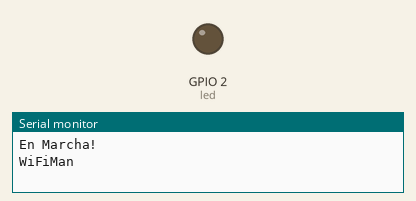
This sketch was run on a simulated ESP8266 (NodeMCU). Parts: output pins drawn as LEDs (lit = HIGH), the last lines printed to the serial monitor. WiFi joins after 1.5 s; servers stay silent unless stated; network time is answered at once with the bench clock; the local clock reads 2024-03-15 10:24:30 at power-on unless the sketch sets it.

Above: at 3.1 s.
At 4.6 s:
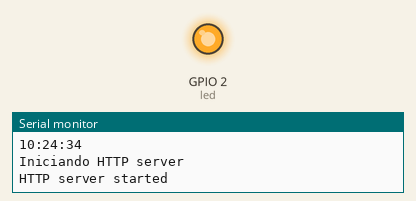
Timing chart, 0 to 6.1 s (numbered marks = the images above):
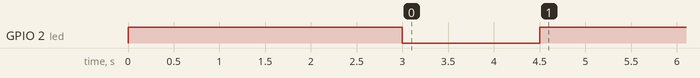

The sketch:

salomon.ino
```cpp
/*  ------------------------------
 *  Sistema de monitoreo de Luxis.
 *  ------------------------------
 *  Monitoreo remoto de inversores PIP
 */


// WiFi
#include <ESP8266WiFi.h>

// NTP
#include <NTPClient.h>
#include <WiFiUdp.h>

// RTC
#include <RTClib.h>

// WiFi Manager
#include <WiFiManager.h>

// Web Server
#include <WiFiClient.h>
//#include <ESP8266WiFiMulti.h>
//#include <ESP8266mDNS.h>
#include <ESP8266WebServer.h>   // Include the WebServer library


#define NTP_SERVER "time1.google.com"
#define GMT_TIME_ZONE -3


WiFiUDP ntpUDP;
NTPClient timeClient(ntpUDP, NTP_SERVER, GMT_TIME_ZONE * 3600 , 60000);

RTC_DS1307 rtc;
char daysOfTheWeek[7][4] = {"DOM", "LUN", "MAR", "MIE", "JUE", "VIE", "SAB"};

WiFiManager wifiManager;

ESP8266WebServer server(80);

const int led = 2;

//---- Sincronizo el RTC con el NTP ----//
long syncTime() {

  Serial.println( "Sync" );
  timeClient.begin();
  timeClient.update();

  long t = timeClient.getEpochTime();
  Serial.println(t);
  Serial.println(timeClient.getFormattedTime());
//  rtc.adjust(DateTime(t));
  return (t);
}


void setup() {
  pinMode(led, OUTPUT);
  digitalWrite(led,LOW);

  WiFi.mode(WIFI_STA); // explicitly set mode, esp defaults to STA+AP

  digitalWrite(led,HIGH);
  Serial.begin(115200);
//  Serial.setDebugOutput(true);
  delay(3000);
  Serial.println("\nEn Marcha!");
  digitalWrite(led,LOW);


  Serial.println("WiFiMan");
// Inicio WifiManager
  bool res;
  res = wifiManager.autoConnect("Salomon", "ReySalomon");

  if(!res) {
    Serial.println("Failed to connect");
    ESP.restart();
    while (1) delay(50);
  }

  digitalWrite(led,HIGH);
  Serial.println("Conectado a WiFi");


  Serial.println("Sincronizando Time");
  syncTime();


//  Serial.println("Iniciando nDNS como salomon.local");
//  if (MDNS.begin("salomon")) {              // Start the mDNS responder for esp8266.local
//    Serial.println("mDNS responder started");
//  } else {
//    Serial.println("Error setting up MDNS responder!");
//  }


  digitalWrite(led,LOW);
  Serial.println("Iniciando HTTP server");
  server.on("/", handleRoot);               // Call the 'handleRoot' function when a client requests URI "/"
  server.on("/led", handleLed);
  server.onNotFound(handleNotFound);        // When a client requests an unknown URI (i.e. something other than "/"), call function "handleNotFound"
  server.begin();                           // Actually start the server
  Serial.println("HTTP server started");

//// Inicio RTC
//  Serial.println( "Iniciando RTC" );
//  if (! rtc.begin()) {
//    Serial.println("Couldn't find RTC");
//    Serial.flush();
//    while (1) delay(10);
//  }
  digitalWrite(led,HIGH);

}

void loop() {
  server.handleClient();                    // Listen for HTTP requests from clients
}


void handleRoot() {
  long t = syncTime();
  char buf[10];
  String page;

  sprintf(buf, "%lu", t);
  page = "<h1>Salomon</h1><h2>Solar Monitor</h2><br><p>{t}</p><br><form action=\"/led\" method=\"POST\"><input type=\"submit\" value=\"Toggle LED\"></form>";
  page.replace("{t}", buf);

  server.send(200, "text/html", page);

 }


void handleLed() {                          // If a POST request is made to URI /LED
  digitalWrite(led,!digitalRead(led));      // Change the state of the LED
  server.sendHeader("Location","/");        // Add a header to respond with a new location for the browser to go to the home page again
  server.send(303);                         // Send it back to the browser with an HTTP status 303 (See Other) to redirect
}

void handleNotFound(){
  server.send(404, "text/plain", "404: Not found"); // Send HTTP status 404 (Not Found) when there's no handler for the URI in the request
}
```
